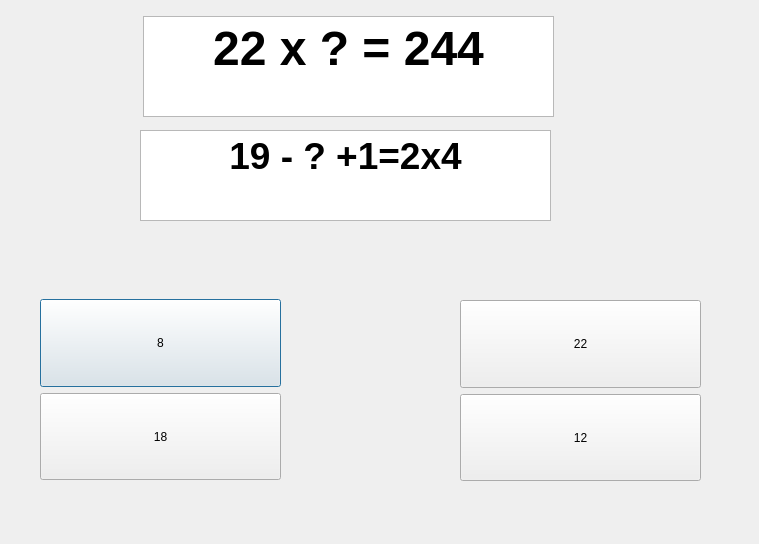
<?xml version="1.0" encoding="UTF-8"?>
<ui version="4.0">
 <class>Dialog2</class>
 <widget class="QDialog" name="Dialog2">
  <property name="geometry">
   <rect>
    <x>0</x>
    <y>0</y>
    <width>759</width>
    <height>544</height>
   </rect>
  </property>
  <property name="windowTitle">
   <string>Dialog</string>
  </property>
  <property name="styleSheet">
   <string notr="true">background-image: url(:/generic/background.png);</string>
  </property>
  <widget class="QTextEdit" name="textEdit">
   <property name="geometry">
    <rect>
     <x>143</x>
     <y>16</y>
     <width>411</width>
     <height>101</height>
    </rect>
   </property>
   <property name="styleSheet">
    <string notr="true">background-image: url(:/generic/card_back.png);</string>
   </property>
   <property name="readOnly">
    <bool>true</bool>
   </property>
   <property name="html">
    <string>&lt;!DOCTYPE HTML PUBLIC &quot;-//W3C//DTD HTML 4.0//EN&quot; &quot;http://www.w3.org/TR/REC-html40/strict.dtd&quot;&gt;
&lt;html&gt;&lt;head&gt;&lt;meta name=&quot;qrichtext&quot; content=&quot;1&quot; /&gt;&lt;meta charset=&quot;utf-8&quot; /&gt;&lt;style type=&quot;text/css&quot;&gt;
p, li { white-space: pre-wrap; }
&lt;/style&gt;&lt;/head&gt;&lt;body style=&quot; font-family:'Segoe UI'; font-size:9pt; font-weight:400; font-style:normal;&quot;&gt;
&lt;p align=&quot;center&quot; style=&quot; margin-top:0px; margin-bottom:0px; margin-left:0px; margin-right:0px; -qt-block-indent:0; text-indent:0px;&quot;&gt;&lt;span style=&quot; font-size:36pt; font-weight:700;&quot;&gt;22 x ? = 244&lt;/span&gt;&lt;/p&gt;&lt;/body&gt;&lt;/html&gt;</string>
   </property>
  </widget>
  <widget class="QTextEdit" name="textEdit_2">
   <property name="geometry">
    <rect>
     <x>140</x>
     <y>130</y>
     <width>411</width>
     <height>91</height>
    </rect>
   </property>
   <property name="styleSheet">
    <string notr="true">background-image: url(:/generic/card_back.png);</string>
   </property>
   <property name="readOnly">
    <bool>true</bool>
   </property>
   <property name="html">
    <string>&lt;!DOCTYPE HTML PUBLIC &quot;-//W3C//DTD HTML 4.0//EN&quot; &quot;http://www.w3.org/TR/REC-html40/strict.dtd&quot;&gt;
&lt;html&gt;&lt;head&gt;&lt;meta name=&quot;qrichtext&quot; content=&quot;1&quot; /&gt;&lt;meta charset=&quot;utf-8&quot; /&gt;&lt;style type=&quot;text/css&quot;&gt;
p, li { white-space: pre-wrap; }
&lt;/style&gt;&lt;/head&gt;&lt;body style=&quot; font-family:'Segoe UI'; font-size:9pt; font-weight:400; font-style:normal;&quot;&gt;
&lt;p align=&quot;center&quot; style=&quot; margin-top:0px; margin-bottom:0px; margin-left:0px; margin-right:0px; -qt-block-indent:0; text-indent:0px;&quot;&gt;&lt;span style=&quot; font-size:28pt; font-weight:700;&quot;&gt;19 - ? +1=2x4&lt;/span&gt;&lt;/p&gt;&lt;/body&gt;&lt;/html&gt;</string>
   </property>
  </widget>
  <widget class="QWidget" name="verticalLayoutWidget">
   <property name="geometry">
    <rect>
     <x>40</x>
     <y>299</y>
     <width>241</width>
     <height>181</height>
    </rect>
   </property>
   <layout class="QVBoxLayout" name="verticalLayout">
    <item>
     <widget class="QPushButton" name="pushButton_2">
      <property name="sizePolicy">
       <sizepolicy hsizetype="Minimum" vsizetype="Minimum">
        <horstretch>0</horstretch>
        <verstretch>0</verstretch>
       </sizepolicy>
      </property>
      <property name="styleSheet">
       <string notr="true">background-image: url(:/generic/card_back.png);</string>
      </property>
      <property name="text">
       <string>8</string>
      </property>
     </widget>
    </item>
    <item>
     <widget class="QPushButton" name="pushButton">
      <property name="sizePolicy">
       <sizepolicy hsizetype="Minimum" vsizetype="Minimum">
        <horstretch>0</horstretch>
        <verstretch>0</verstretch>
       </sizepolicy>
      </property>
      <property name="styleSheet">
       <string notr="true">background-image: url(:/generic/card_back.png);</string>
      </property>
      <property name="text">
       <string>18</string>
      </property>
     </widget>
    </item>
   </layout>
  </widget>
  <widget class="QWidget" name="verticalLayoutWidget_2">
   <property name="geometry">
    <rect>
     <x>460</x>
     <y>300</y>
     <width>241</width>
     <height>181</height>
    </rect>
   </property>
   <layout class="QVBoxLayout" name="verticalLayout_2">
    <item>
     <widget class="QPushButton" name="pushButton_3">
      <property name="sizePolicy">
       <sizepolicy hsizetype="Minimum" vsizetype="Minimum">
        <horstretch>0</horstretch>
        <verstretch>0</verstretch>
       </sizepolicy>
      </property>
      <property name="styleSheet">
       <string notr="true">background-image: url(:/generic/card_back.png);</string>
      </property>
      <property name="text">
       <string>22</string>
      </property>
     </widget>
    </item>
    <item>
     <widget class="QPushButton" name="pushButton_4">
      <property name="sizePolicy">
       <sizepolicy hsizetype="Minimum" vsizetype="Minimum">
        <horstretch>0</horstretch>
        <verstretch>0</verstretch>
       </sizepolicy>
      </property>
      <property name="styleSheet">
       <string notr="true">background-image: url(:/generic/card_back.png);</string>
      </property>
      <property name="text">
       <string>12</string>
      </property>
     </widget>
    </item>
   </layout>
  </widget>
 </widget>
 <resources/>
 <connections/>
</ui>
